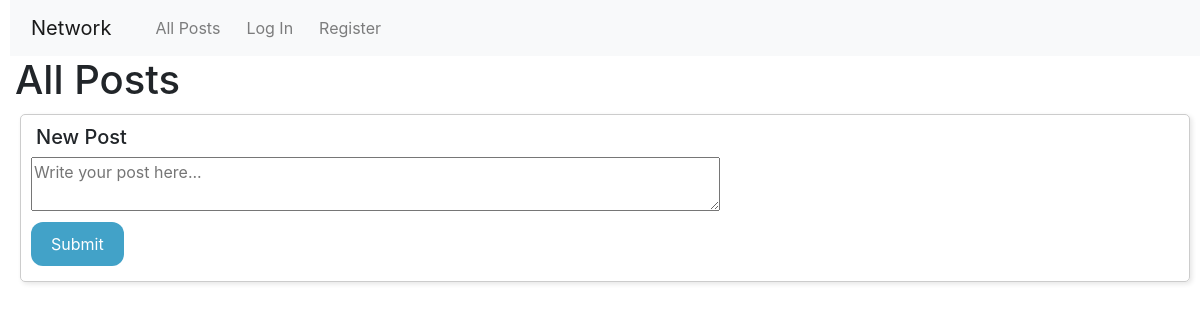
/, run on an earlier commit of the app's database.
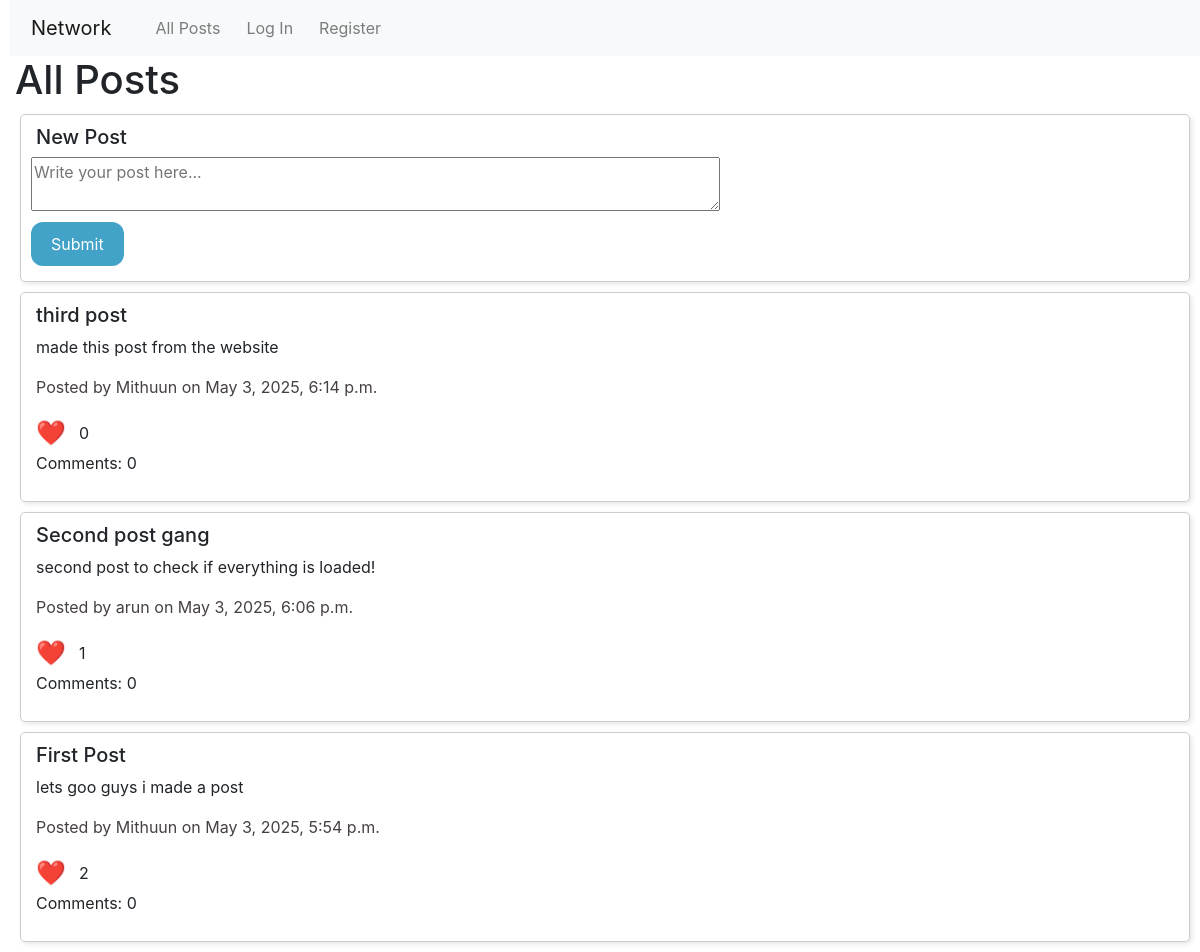
And on a later commit of the database.
### network/models.py (models this page shows, shortened)
class Post(models.Model):
    user = models.ForeignKey(User, on_delete=models.CASCADE, related_name="posts")
    title = models.CharField(max_length=30, default="Untitled")
    content = models.TextField(max_length=280)
    timestamp = models.DateTimeField(auto_now_add=True)
    likes = models.ManyToManyField(User, related_name="liked_posts", blank=True)

class User(AbstractUser):
    bio = models.TextField(max_length=30, blank=True, null=True)
    profile_picture = models.ImageField(upload_to='profile_pictures/', default='profile_pictures/penguin.png', blank=True)

### network/views.py (the view)
# urls.py: path("", views.index, name="index"),
def index(request):
    return render(request, "network/index.html", {
        "posts": Post.objects.all().order_by("-timestamp"),
        "user": request.user
    })

### network/templates/network/index.html (shortened to what this page needs)
{% extends "network/layout.html" %}
{% load static %}
{% block body %}
    <h1>All Posts</h1>
    <div class="post">
        <h5>New Post</h5>
        <form action="{% url 'newPost' %}" method="POST" style="margin: 0;">
            <textarea id="postContent" rows="2" style="width: 60%;" placeholder="Write your post here..."></textarea>
            <br>
            <button id="submitPost">Submit</button>
        </form>
    </div>
    {% for post in posts %}
        <div class="post">
            <h5>{{ post.title }}</h5>
            <p>{{ post.content }}</p>
            <p style="color: rgb(71, 64, 64);">Posted by {{ post.user.username }} on {{ post.timestamp }}</p>
            <p style="display: flex; align-items: center; margin: 0;">
                <button class="likeButton" data-id="{{ post.id }}">
                    <span style="font-size: 24px; margin-right: 8px; vertical-align: middle;">❤️</span>
                </button>
                <span style="line-height: 30px;" id="likeCount-{{ post.id }}">{{ post.likes.count }}</span>
            </p>
            <p>Comments: {{ post.comments.count }}</p>
        </div>
    {% endfor %}
{% endblock %}

What changed in the data, as far as the page shows it:
added Post: title "third post", content "made this post from the website", user.username "Mithuun", timestamp "May 3, 2025, 6:14 p.m.", likes.count "0", comments.count "0"
added Post: title "Second post gang", content "second post to check if everything is loaded!", user.username "arun", timestamp "May 3, 2025, 6:06 p.m.", likes.count "1", comments.count "0"
added Post: title "First Post", content "lets goo guys i made a post", user.username "Mithuun", timestamp "May 3, 2025, 5:54 p.m.", likes.count "2", comments.count "0"
